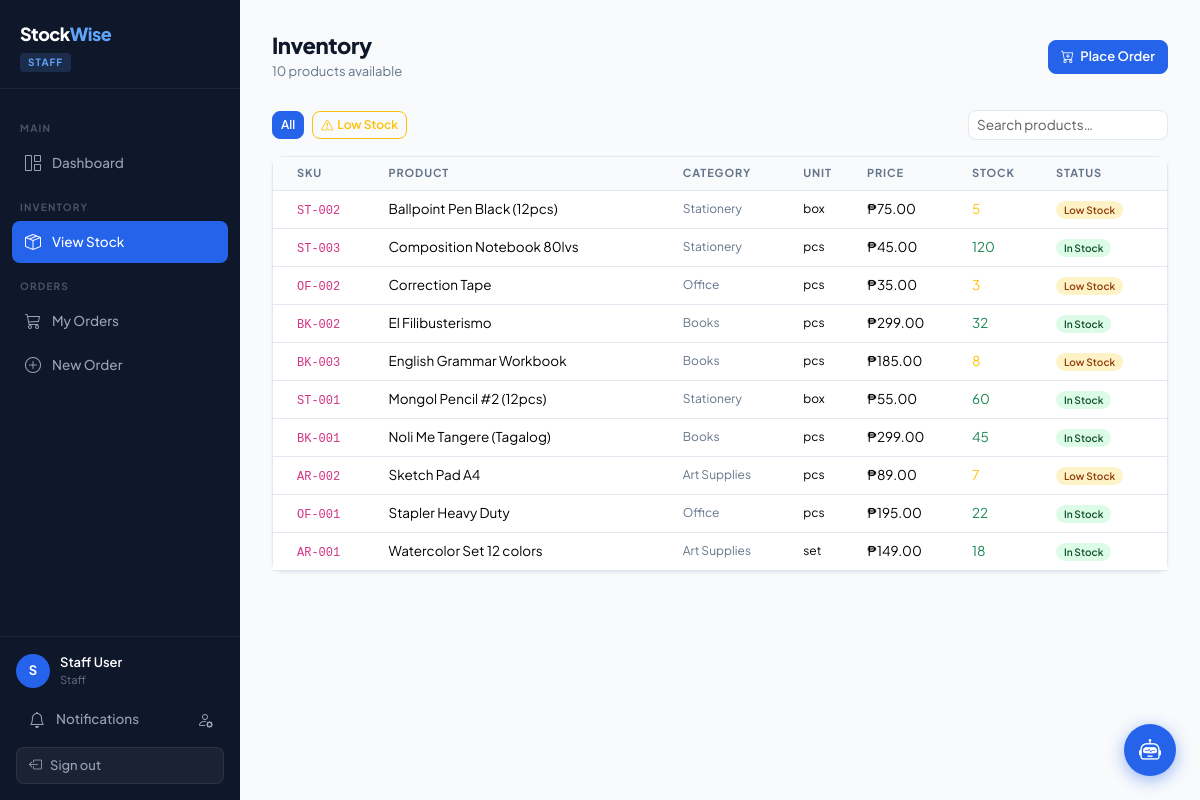
The app's page /staff/inventory.php (signed in) with its own data.
### tables this page shows
CREATE TABLE products (
    id              INT AUTO_INCREMENT PRIMARY KEY,
    category_id     INT,
    sku             VARCHAR(50) NOT NULL UNIQUE,
    name            VARCHAR(150) NOT NULL,
    description     TEXT,
    unit            VARCHAR(30) NOT NULL DEFAULT 'pcs',
    price           DECIMAL(10,2) NOT NULL DEFAULT 0.00,
    stock_quantity  INT NOT NULL DEFAULT 0,
    low_stock_threshold INT NOT NULL DEFAULT 10,
    is_active       TINYINT(1) NOT NULL DEFAULT 1,
    created_at      DATETIME DEFAULT CURRENT_TIMESTAMP,
    updated_at      DATETIME DEFAULT CURRENT_TIMESTAMP ON UPDATE CURRENT_TIMESTAMP,
    FOREIGN KEY (category_id) REFERENCES categories(id) ON DELETE SET NULL
);

CREATE TABLE categories (
    id          INT AUTO_INCREMENT PRIMARY KEY,
    name        VARCHAR(100) NOT NULL UNIQUE,
    description TEXT,
    created_at  DATETIME DEFAULT CURRENT_TIMESTAMP
);

### config/database.php (called while the page is built, shortened)
<?php
class Database {
    private static ?PDO $instance = null;
    public static function getInstance(): PDO {
        if (self::$instance === null) {
            $dsn = 'mysql:host=' . DB_HOST . ';dbname=' . DB_NAME . ';charset=utf8mb4';
            $options = [
                PDO::ATTR_ERRMODE            => PDO::ERRMODE_EXCEPTION,
                PDO::ATTR_DEFAULT_FETCH_MODE => PDO::FETCH_ASSOC,
                PDO::ATTR_EMULATE_PREPARES   => false,
            ];
            try {
                self::$instance = new PDO($dsn, DB_USER, DB_PASS, $options);
            } catch (PDOException $e) {
                die(json_encode(['error' => 'Database connection failed: ' . $e->getMessage()]));
            }
        }
        return self::$instance;
    }
}

### classes/Product.php (called while the page is built, shortened)
<?php
require_once __DIR__ . '/../config/database.php';
class Product {
    private PDO $db;
    public function __construct() {
        $this->db = Database::getInstance();
    }
    public function getAll(bool $activeOnly = false): array {
        $sql = '
            SELECT p.*, c.name AS category_name,
                   CASE WHEN p.stock_quantity <= p.low_stock_threshold THEN 1 ELSE 0 END AS is_low_stock
            FROM products p
            LEFT JOIN categories c ON p.category_id = c.id
        ';
        if ($activeOnly) $sql .= ' WHERE p.is_active = 1';
        $sql .= ' ORDER BY p.name ASC';
        return $this->db->query($sql)->fetchAll();
    }
}

### staff/inventory.php (the view, shortened to what this page needs)
<?php
require_once __DIR__ . '/../config/database.php';
require_once __DIR__ . '/../classes/Product.php';
$product  = new Product();
$filter   = $_GET['filter'] ?? '';
$products = $filter === 'low' ? $product->getLowStock() : $product->getAll(true);
include __DIR__ . '/../includes/header.php';
?>
<div class="page-header d-flex justify-content-between align-items-center">
    <div>
        <h1 class="page-title">Inventory</h1>
        <div class="page-subtitle"><?= count($products) ?> products available</div>
    </div>
    <a href="<?= APP_URL ?>/staff/new_order.php" class="btn btn-primary">
        <i class="bi bi-cart-plus me-1"></i> Place Order
    </a>
</div>
<div class="d-flex gap-2 mb-3 align-items-center flex-wrap">
    <a href="?filter=" class="btn btn-sm <?= $filter === '' ? 'btn-primary' : 'btn-outline-secondary' ?>">All</a>
    <a href="?filter=low" class="btn btn-sm <?= $filter === 'low' ? 'btn-warning' : 'btn-outline-warning' ?>">
        <i class="bi bi-exclamation-triangle me-1"></i>Low Stock
    </a>
    <input type="text" id="searchBox" class="form-control form-control-sm ms-auto" placeholder="Search products…" style="max-width:200px;">
</div>
<div class="card">
    <div class="card-body p-0">
        <table class="table table-hover mb-0" id="stockTable">
            <thead><tr>
                <th class="ps-4">SKU</th><th>Product</th><th>Category</th>
                <th>Unit</th><th>Price</th><th>Stock</th><th>Status</th>
            </tr></thead>
            <tbody>
            <?php if (empty($products)): ?>
            <tr><td colspan="7" class="text-center text-muted py-5">No products found.</td></tr>
            <?php else: foreach ($products as $p): ?>
            <tr data-name="<?= strtolower(htmlspecialchars($p['name'])) ?>">
                <td class="ps-4"><code style="font-size:12px;"><?= htmlspecialchars($p['sku']) ?></code></td>
                <td>
                    <div class="fw-600"><?= htmlspecialchars($p['name']) ?></div>
                </td>
                <td style="font-size:12px;color:#64748B;"><?= htmlspecialchars($p['category_name'] ?? '—') ?></td>
                <td style="font-size:12px;"><?= htmlspecialchars($p['unit']) ?></td>
                <td class="fw-600">₱<?= number_format($p['price'], 2) ?></td>
                <td>
                    <span class="fw-700 <?= $p['stock_quantity'] == 0 ? 'text-danger' : ($p['stock_quantity'] <= $p['low_stock_threshold'] ? 'text-warning' : 'text-success') ?>">
                        <?= $p['stock_quantity'] ?>
                    </span>
                </td>
                <td>
                    <?php if ($p['stock_quantity'] == 0): ?>
                        <span class="badge badge-out rounded-pill px-2">Out of Stock</span>
                    <?php elseif ($p['stock_quantity'] <= $p['low_stock_threshold']): ?>
                        <span class="badge badge-low-stock rounded-pill px-2">Low Stock</span>
                    <?php else: ?>
                        <span class="badge badge-in-stock rounded-pill px-2">In Stock</span>
                    <?php endif; ?>
                </td>
            </tr>
            <?php endforeach; endif; ?>
            </tbody>
        </table>
    </div>
</div>
<?php
include __DIR__ . '/../includes/footer.php';
?>

### includes/header.php (style rules this page uses)
:root { --sidebar-width: 240px; --brand: #2563EB; --brand-dark: #1D4ED8; --success: #16A34A; --warning: #D97706; --danger: #DC2626; --surface: #F8FAFC; --border: #E2E8F0; --text: #0F172A; --muted: #64748B; }
* { font-family: 'Plus Jakarta Sans', sans-serif; }
body { background: var(--surface); color: var(--text); }
.page-header { margin-bottom: 28px; }
.page-title { font-size: 22px; font-weight: 800; letter-spacing: -0.02em; margin: 0; }
.page-subtitle { font-size: 13px; color: var(--muted); margin-top: 4px; }
.card { border: 1px solid var(--border); border-radius: 12px; box-shadow: 0 1px 3px rgba(0,0,0,0.08); }
.table { font-size: 13.5px; }
.table th { font-size: 11px; font-weight: 700; letter-spacing: 0.08em; text-transform: uppercase; color: var(--muted); border-bottom: 1px solid var(--border); background: #F8FAFC; }
.table td { vertical-align: middle; border-color: var(--border); }
.badge-low-stock { background:#FEF3C7; color:#92400E; font-weight:600; }
.badge-in-stock { background:#DCFCE7; color:#14532D; font-weight:600; }
.btn-primary { background: var(--brand); border-color: var(--brand); font-weight: 600; }
.btn { font-size: 13px; font-weight: 600; border-radius: 8px; }
.btn-sm { font-size: 12px; }
.form-control, .form-select { font-size: 13.5px; border-color: var(--border); border-radius: 8px; }

### records on screen
products: sku "ST-002", name "Ballpoint Pen Black (12pcs)", category.name "Stationery", unit "box", price "75.00", stock_quantity "5", low_stock_threshold "Low Stock"
products: sku "ST-003", name "Composition Notebook 80lvs", category.name "Stationery", unit "pcs", price "45.00", stock_quantity "120", low_stock_threshold "In Stock"
products: sku "OF-002", name "Correction Tape", category.name "Office", unit "pcs", price "35.00", stock_quantity "3", low_stock_threshold "Low Stock"
products: sku "BK-002", name "El Filibusterismo", category.name "Books", unit "pcs", price "299.00", stock_quantity "32", low_stock_threshold "In Stock"
products: sku "BK-003", name "English Grammar Workbook", category.name "Books", unit "pcs", price "185.00", stock_quantity "8", low_stock_threshold "Low Stock"
products: sku "ST-001", name "Mongol Pencil #2 (12pcs)", category.name "Stationery", unit "box", price "55.00", stock_quantity "60", low_stock_threshold "In Stock"
products: sku "BK-001", name "Noli Me Tangere (Tagalog)", category.name "Books", unit "pcs", price "299.00", stock_quantity "45", low_stock_threshold "In Stock"
products: sku "AR-002", name "Sketch Pad A4", category.name "Art Supplies", unit "pcs", price "89.00", stock_quantity "7", low_stock_threshold "Low Stock"
products: sku "OF-001", name "Stapler Heavy Duty", category.name "Office", unit "pcs", price "195.00", stock_quantity "22", low_stock_threshold "In Stock"
products: sku "AR-001", name "Watercolor Set 12 colors", category.name "Art Supplies", unit "set", price "149.00", stock_quantity "18", low_stock_threshold "In Stock"

### other values on screen
$user['role'] "STAFF"
substr($user['name'], 0, 1) "S"
$user['name'] "Staff User"
$user['role'] "Staff"
count($products) "10"
